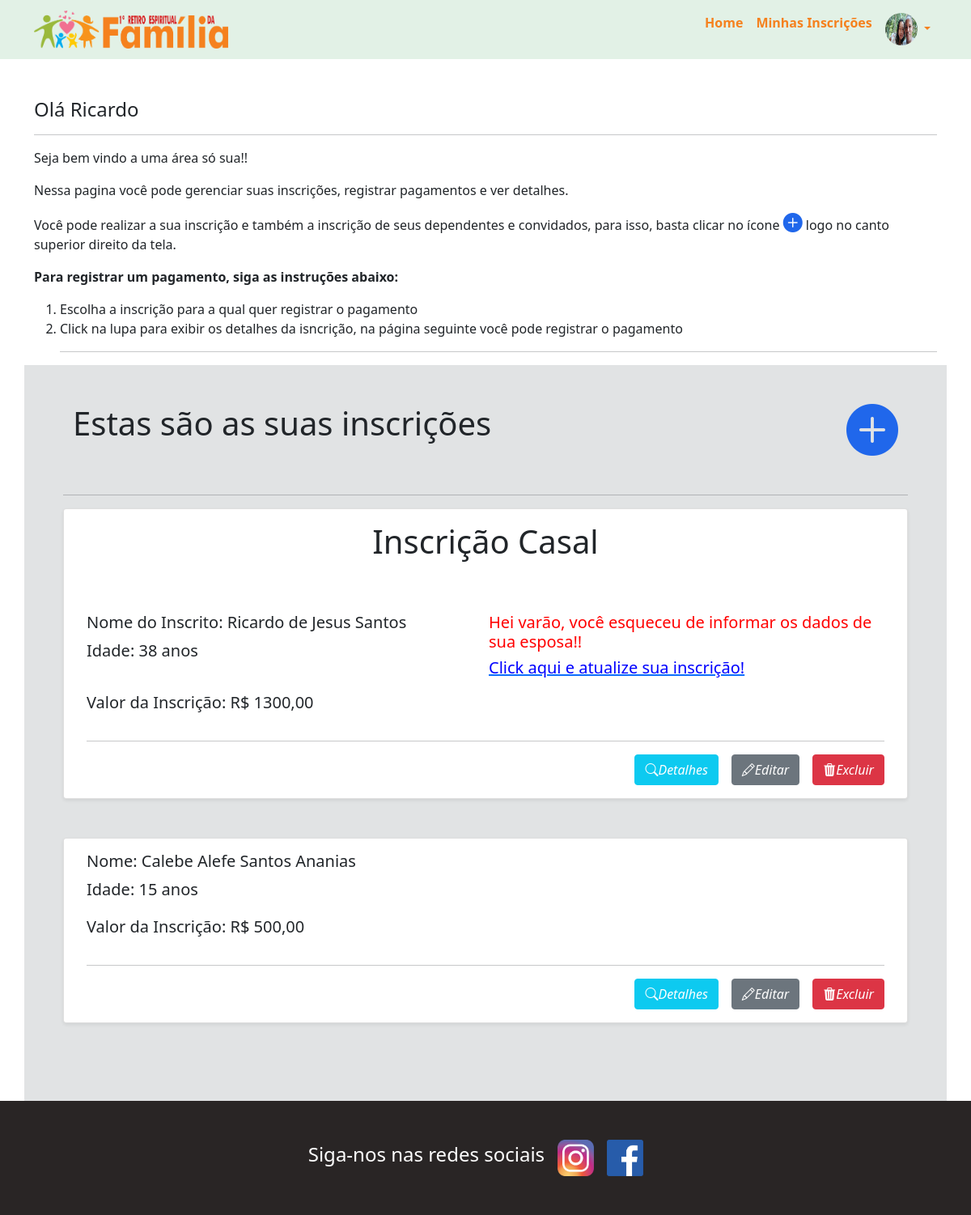
The app's page /inscricao/list/ (signed in), older data.
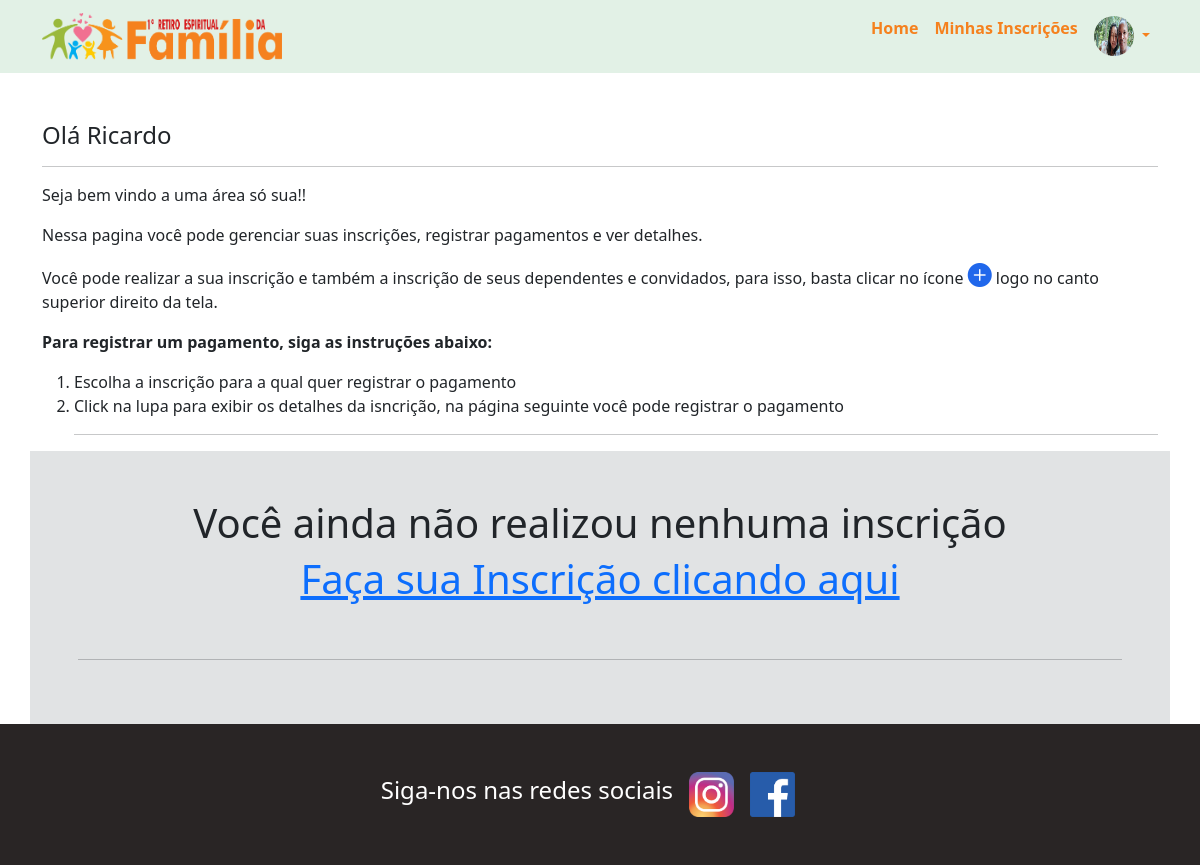
The same page, newer data.
### user_profile/models.py (models this page shows, shortened)
class UserProfile(models.Model):
    nome_completo = models.CharField(max_length=50, null=True)
    telefone = models.CharField(max_length=16, null=True)
    foto = models.ImageField(null=True, blank=True, verbose_name='Imagem')
    usuario = models.OneToOneField(User, on_delete=models.CASCADE)
    class Meta:
        verbose_name = 'Perfil'
        verbose_name_plural = 'Perfis'

### subscription/models.py (models this page shows, shortened)
class Inscricoes(models.Model):
    user = models.ForeignKey(User, on_delete=models.CASCADE, blank=True)
    nome_inscrito = models.CharField(max_length=50, verbose_name= 'Nome completo')
    conjuge = models.CharField(max_length=50, verbose_name= 'Nome do cônjuge', null=True, blank=True)
    idade = models.IntegerField(default=0)
    idade_conjuge = models.IntegerField(default=0, verbose_name= 'Idade do cônjuge', null=True, blank=True)
    dt_inscricao = models.DateTimeField(default=timezone.now, verbose_name= 'Data de inscrição', blank=True)
    telefone_1 = models.CharField(max_length=15, null=True, blank=True, verbose_name='Telefone 1')
    telefone_2 = models.CharField(max_length=15, null=True, blank=True, verbose_name='Telefone 2')
    email = models.EmailField(null=True, blank=True, verbose_name='E-mail')
    responsavel = models.CharField(max_length=50, verbose_name= 'Responsável', blank=True, null=True)
    cep = models.CharField(max_length=11, null=True, blank=True)
    logradouro = models.CharField(max_length=200, null=True, blank=True)
    numero = models.IntegerField(null=True, blank=True, default=0)
    complemento = models.CharField(max_length=50, null=True, blank=True)
    bairro = models.CharField(max_length=200, null=True, blank=True)
    cidade = models.CharField(max_length=200, null=True, blank=True)
    uf = models.CharField(max_length=100, null=True, blank=True)
    total_pago = models.DecimalField(max_digits=6, decimal_places=2, blank=True, default=0.0 )
    RESPONSAVEL_CHOICES = (
        ("Pai", "Pai"),
        ("Mãe", "Mãe"),
        ("Responsável legal", "Responsavel legal")
    )
    parentesco_responsável = models.CharField(max_length=50, choices = RESPONSAVEL_CHOICES, blank= True, null=True, verbose_name= 'Parentesco')
    ESTADO_CIVIL_CHOICES = (
        ("Casado", "Casado"),
        ("Solteiro", "Solteiro"),
        ("Namorando", "Namorando")
    )
    estado_civil = models.CharField(max_length=20, choices = ESTADO_CIVIL_CHOICES )
    valor_inscricao = models.DecimalField(max_digits=6, decimal_places=2, blank=True)
    STATUS_CHOICES = (
        ("Pago", "Pago"),
        ("Pagamento parcelado", "Pagamento parcelado"),
    )
    status = models.CharField(max_length=50, choices = STATUS_CHOICES,  default="Pagamento parcelado", blank= True)
    class Meta:
        verbose_name = 'Inscrição'
        verbose_name_plural = 'Inscrições'

### subscription/views.py (the view)
# urls.py: path('list/', list_incricao, name='incricoes_list'),
@login_required()
def list_incricao(request):
    inscricoes = Inscricoes.objects.filter(user=request.user)
    return render(request, 'inscricoes_list.html', {'inscricoes': inscricoes })

### subscription/templates/inscricoes_list.html (shortened to what this page needs)
{% extends 'partials/base.html' %}
{% load static %}
{% block main %}
<div class="container pt-5">
    <h4>Olá {{user.username}}</h4>
    <hr>
    <p style="text-align: justify;">Seja bem vindo a uma área só sua!!</p>
    <p style="text-align: justify;">Nessa pagina você pode gerenciar suas inscrições, registrar pagamentos e ver
        detalhes.</p>
    <p>Você pode realizar a sua inscrição e também a inscrição de seus dependentes e convidados, para isso, basta clicar
        no ícone <i class="bi bi-plus-circle-fill" style="font-size: 1.5rem; color: #2067eb;"></i> logo no canto
        superior direito da tela.</p>
    <p><b>Para registrar um pagamento, siga as instruções abaixo:</b></p>
    <ol>
        <li>Escolha a inscrição para a qual quer registrar o pagamento</li>
        <li>Click na lupa para exibir os detalhes da isncrição, na página seguinte você pode registrar o
            pagamento</li>
        <hr>
    </ol>
    <div class="row jumbotron p-5">
        {% if inscricoes %}
        <div class="container d-flex justify-content-between mb-5 ">
            <h4 class="display-6">Estas são as suas inscrições</h4>
            <a href="{% url 'inscrever'%}"> <i class="bi bi-plus-circle-fill"></i>
            </a>
        </div>
        {% else %}
        <div class="container d-flex flex-column align-items-center mb-5 ">
            <h4 class="display-6">Você ainda não realizou nenhuma inscrição</h4>
            <a href="{% url 'inscrever'%}">
                <h4 class="display-6">Faça sua Inscrição clicando aqui</h4>
            </a>
        </div>
        {% endif %}
        <hr>
        {% for i in inscricoes %}
        <div class="card mb-5 shadow-sm">
            <div class="card-body">
                {% if i.estado_civil == 'Casado' %}
                <div class="row">
                    <div class="d-flex justify-content-center mb-5 gap-3">
                        <p class="display-6 ">Inscrição Casal</p>
                    </div>
                </div>
                <div class="row g-2">
                    <div class="col-md-6">
                        <h5 class="card-title">Nome do Inscrito: {{i.nome_inscrito }}</h5>
                        <p class="lead"><b>Idade: </b> {{i.idade }} anos</p>
                    </div>
                    {% if i.conjuge %}
                    <div class="col-md-6">
                        <h5 class="card-title">Nome do Cônjuge: {{i.conjuge }}</h5>
                        <p class="lead"><b>Idade: </b> {{i.idade_conjuge }} anos</p>
                    </div>
                    {% else %}
                    <div class="col-md-6">
                        <h5 class="card-title a_pagar">Hei varão, você esqueceu de informar os dados de sua esposa!!
                        </h5>
                        <a href="{% url 'atualizar' i.id %}">
                            <h5 class="card-title pago">Click aqui e atualize sua inscrição!</h5>
                        </a>
                    </div>
                    {% endif %}
                    <p class="lead"><b>Valor da Inscrição: R$ </b> {{i.valor_inscricao }}</p>
                </div>
                {% else %}
                <div class="row g-2">
                    <div class="col-md-6">
                        <h5 class="card-title">Nome: {{i.nome_inscrito }}</h5>
                        <p class="lead"><b>Idade: </b> {{i.idade }} anos</p>
                        <p class="lead"><b>Valor da Inscrição: R$ </b> {{i.valor_inscricao }}</p>
                    </div>
                </div>
                {% endif %}
                <hr>
                <div class="d-flex justify-content-end gap-3">
                    <a href="{% url 'incricoes_detalhe' i.id %}" class="btn btn-info"><i class="bi bi-search"
                            style="color: #fefefe;">Detalhes</i></a>
                    <a href="{% url 'atualizar' i.id %}" class="btn btn-secondary"><i class="bi bi-pencil"
                            style="color: #fefefe;">Editar</i></a>
                    <a href="{% url 'incricoes_delete' i.id %}" class="btn btn-danger"><i class="bi bi-trash3-fill"
                            style="color: #fefefe;">Excluir</i></a>
                </div>
            </div>
        </div>
        {% endfor %}
    </div>
</div>
{% endblock %}

### templates/partials/base.html
{% load static %}
{% include 'partials/header.html' %}
{% block main %}
{% endblock%}
{% include 'partials/footer.html' %}

### templates/partials/header.html (shortened to what this page needs)
{% load static %}
<head>
  <link rel="stylesheet" href="{% static 'styles/styles.css' %}">
  <link rel="stylesheet" href="{% static 'styles/wickedcss.min.css' %}">
  <link rel="stylesheet" href="https://unpkg.com/aos@next/dist/aos.css" />
  <link rel="stylesheet" href="https://cdn.datatables.net/1.13.7/css/jquery.dataTables.css" />
  <link rel="stylesheet" href="https://cdn.jsdelivr.net/npm/bootstrap-icons@1.11.1/font/bootstrap-icons.css"
>
  <link href="https://cdn.jsdelivr.net/npm/bootstrap@5.0.2/dist/css/bootstrap.min.css" rel="stylesheet"
>
</head>
<body>
  <nav class="navbar navbar-expand-lg navbar-light">
    <div class="container">
      <a class="navbar-brand" href="{% url 'home'%}">
        <img src="{% static  'imgs/logo-retiro.png' %}" alt="" width="240px">
      </a>
      <div class="collapse navbar-collapse d-flex justify-content-end" id="navbarSupportedContent">
        <ul class="navbar-nav">
          {% if user.is_authenticated %}
          <li class="nav-item">
            <a class="nav-link active" aria-current="page" href="{% url 'home'%}">Home</a>
          </li>
          <li class="nav-item">
            <a class="nav-link" href="{% url 'incricoes_list'%}">Minhas Inscrições</a>
          </li>
          <li class="nav-item dropdown">
            <a class="nav-link dropdown-toggle" href="#" data-bs-toggle="dropdown" aria-expanded="false"
              id="navbarDropdownMenuLink" role="button" aria-haspopup="true" aria-expanded="false">
              {% if user.userprofile.foto %}
              <img src="{{ user.userprofile.foto.url }}" width="40" height="40" class="rounded-circle">
              {% else %}
              <img src="{% static  'imgs/default-user-image.jpg' %}" width="40" height="40" class="rounded-circle">
              {% endif %}
            </a>
          </li>
          {% endif %}
        </ul>
      </div>
    </div>
  </nav>

### templates/partials/footer.html (shortened to what this page needs)
{% load static %}
<nav class="footer p-5">
    <div class="container">
        <div class="row w-100">
            <div class="col-4 d-flex w-100 justify-content-center align-items-center gap-3">
                <h4 style="color: white;">Siga-nos nas redes sociais</h4>
                <a href="https://www.instagram.com/igrejaluzparavida" target="blank"> <img
                        src="{% static  'imgs/logo-instagram.png' %}" alt="" height="45px"></a>
                <a href="https://www.facebook.com/ministerioluzparaavida" target="blank"><img
                        src="{% static  'imgs/logo-facebook.png' %}" alt="" height="45px"></a>
            </div>
        </div>
    </div>
</nav>
</body>
</html>

### static/styles/styles.css (style rules this page uses)
.navbar { background-color: var(--global-primary-color); }
.footer { background-color: var(--bg-foter); }
.nav-link { color: var(--title-color-secondary) !important; font-weight: bolder; }
.jumbotron { background-color: #e1e3e4; }
.bi-plus-circle-fill { font-size: 4rem; color: #2067eb; }

Row changes from the older to the newer data that the page shows:
removed Inscricoes: nome_inscrito "Ricardo de Jesus Santos", idade "38", shows "Hei varão, você esqueceu de informar os dados de sua esposa!!", valor_inscricao "1300,00"
removed Inscricoes: nome_inscrito "Calebe Alefe Santos Ananias", idade "15", valor_inscricao "500,00"
Text that changed along with them:
text no longer shown: "Estas são as suas inscrições"
text now shown: "Você ainda não realizou nenhuma inscrição Faça sua Inscrição clicando aqui"
